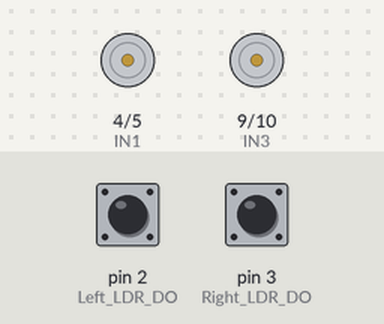
This sketch was run on a simulated Arduino Uno, built with avr-gcc and run on an emulated ATmega328P. Parts: motor-driver pin pairs drawn as motors (green arrow = first pin HIGH = forward, orange = second pin HIGH = backward, longer = more drive, scaled by the enable pin). The test bench sets the inputs (shaded band); at power-on: pin 2 (Left_LDR_DO) HIGH, pin 3 (Right_LDR_DO) HIGH.

Above: at 1.2 s.
1.3 s: pin 2 (Left_LDR_DO) pulled LOW for 0.15 s
At 1.37 s:
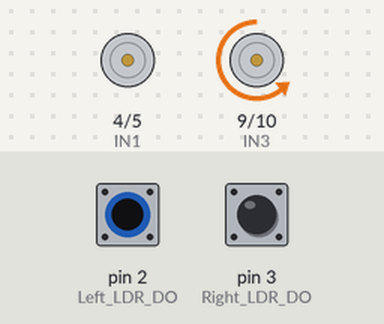
2.9 s: pin 3 (Right_LDR_DO) pulled LOW for 0.15 s
At 2.97 s:
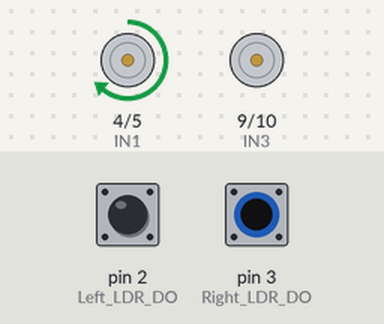
4.5 s: pin 3 (Right_LDR_DO) pulled LOW for 3.2 s
At 8.0 s:
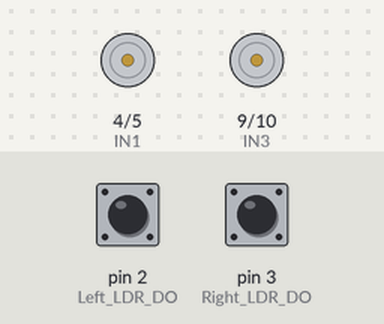
9.2 s: pin 2 (Left_LDR_DO) pulled LOW for 1 s
At 10.0 s:
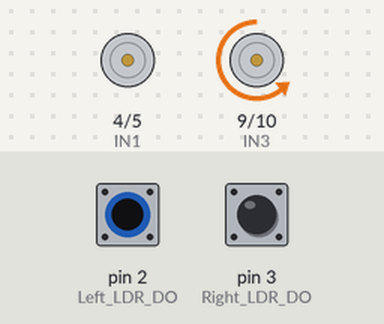
11.7 s: pin 2 (Left_LDR_DO) pulled LOW for 3.2 s
At 15.8 s:
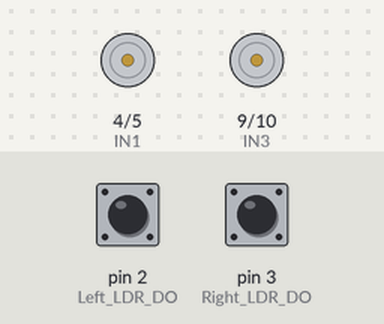
16.4 s: pin 2 (Left_LDR_DO) driven LOW and pin 3 (Right_LDR_DO) driven LOW
At 17.0 s:
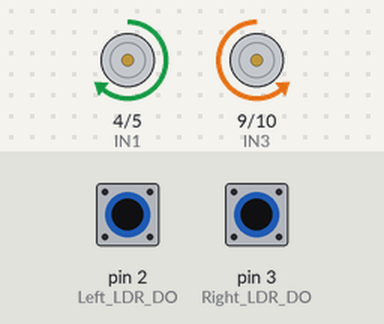
Timing chart, 0 to 18.9 s (numbered marks = the images above; inputs shaded):
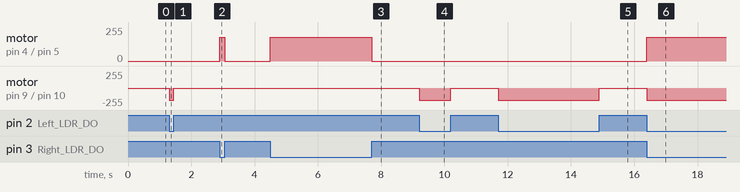

The sketch:

main.ino
```cpp
#define ENA 6
#define IN1 4
#define IN2 5

#define ENB 11
#define IN3 9
#define IN4 10

#define Right_LDR_DO 3
#define Left_LDR_DO 2

const int PWM_SPEED = 180;

void setup() {
  pinMode(ENA, OUTPUT);
  pinMode(IN1, OUTPUT);
  pinMode(IN2, OUTPUT);

  pinMode(ENB, OUTPUT);
  pinMode(IN3, OUTPUT);
  pinMode(IN4, OUTPUT);

  pinMode(Right_LDR_DO, INPUT);
  pinMode(Left_LDR_DO, INPUT);

  Serial.begin(9600);
}

void forward() {
  digitalWrite(IN1, HIGH);
  digitalWrite(IN2, LOW);

  digitalWrite(IN3, LOW);
  digitalWrite(IN4, HIGH);

  analogWrite(ENA, PWM_SPEED);
  analogWrite(ENB, PWM_SPEED);
}

void turnLeft() {
  digitalWrite(IN1, HIGH);
  digitalWrite(IN2, LOW);

  digitalWrite(IN3, LOW);
  digitalWrite(IN4, LOW);

  analogWrite(ENA, PWM_SPEED);
}

void turnRight() {
  digitalWrite(IN1, LOW);
  digitalWrite(IN2, LOW);

  digitalWrite(IN3, LOW);
  digitalWrite(IN4, HIGH);

  analogWrite(ENB, PWM_SPEED);
}

void stopMotors() {
  digitalWrite(IN1, LOW);
  digitalWrite(IN2, LOW);
  digitalWrite(IN3, LOW);
  digitalWrite(IN4, LOW);

  analogWrite(ENA, 0);
  analogWrite(ENB, 0);
}

void checkLDR() {
  int R = digitalRead(Right_LDR_DO);
  int L = digitalRead(Left_LDR_DO);

  if (R == 0 && L == 0) forward();
  else if (R == 1 && L == 1) stopMotors();
  else if (R == 0 && L == 1) turnLeft();
  else if (R == 1 && L == 0) turnRight();
}

void loop() {
  checkLDR();
}
```

Measured:
- after the input at 1.3 s, motor on pin 9 (IN3) / pin 10 (IN4): stopped → backward 180/255 at once, → stopped 0.15 s later
- after the input at 2.9 s, motor on pin 4 (IN1) / pin 5 (IN2): stopped → forward 180/255 at once, → stopped 0.15 s later
- after the input at 4.5 s, motor on pin 4 (IN1) / pin 5 (IN2): stopped → forward 180/255 at once, → stopped 3.2 s later
- after the input at 9.2 s, motor on pin 9 (IN3) / pin 10 (IN4): stopped → backward 180/255 at once, → stopped 1.0 s later
- after the input at 11.7 s, motor on pin 9 (IN3) / pin 10 (IN4): stopped → backward 180/255 at once, → stopped 3.2 s later
- after the input at 16.4 s, motor on pin 4 (IN1) / pin 5 (IN2): stopped → forward 180/255 at once; motor on pin 9 (IN3) / pin 10 (IN4): stopped → backward 180/255 at once
